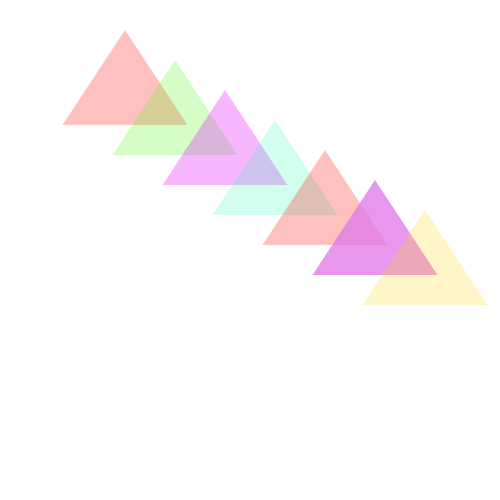
Frame 1 (no input)
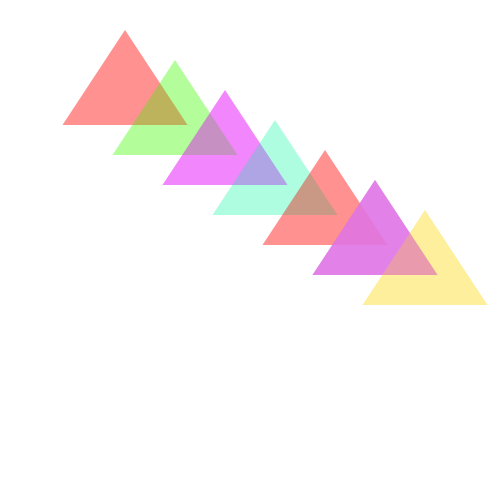
Frame 2 (the mouse pressed at the canvas centre, redrawn once)

The Processing sketch that drew these frames (run headless with seeded random() and noise(); the mouse was pressed at the canvas centre and the sketch redrawn once):

// Processing sketch: processing_85018
// ── processing_85018.pde

void setup ()
{
 
 size(500,500);
background(#FFFFFF);
noLoop();
  
}

void draw ()

{
noStroke();

fill(255,0,0,63);
triangle(62.5,125,125,30,187.5,125); 



fill(81,252,25,63);
translate(50,30);
triangle(62.5,125,125,30,187.5,125); 

fill(229,25,252,80);
translate(50,30);
triangle(62.5,125,125,30,187.5,125); 

fill(25,252,167,50);
translate(50,30);
triangle(62.5,125,125,30,187.5,125);

fill(255,0,0,63);
translate(50,30);
triangle(62.5,125,125,30,187.5,125);

fill(224,124,232,200);
translate(50,30);
triangle(62.5,125,125,30,187.5,125);

fill(252,219,25,63);
translate(50,30);
triangle(62.5,125,125,30,187.5,125);
 
  
}
